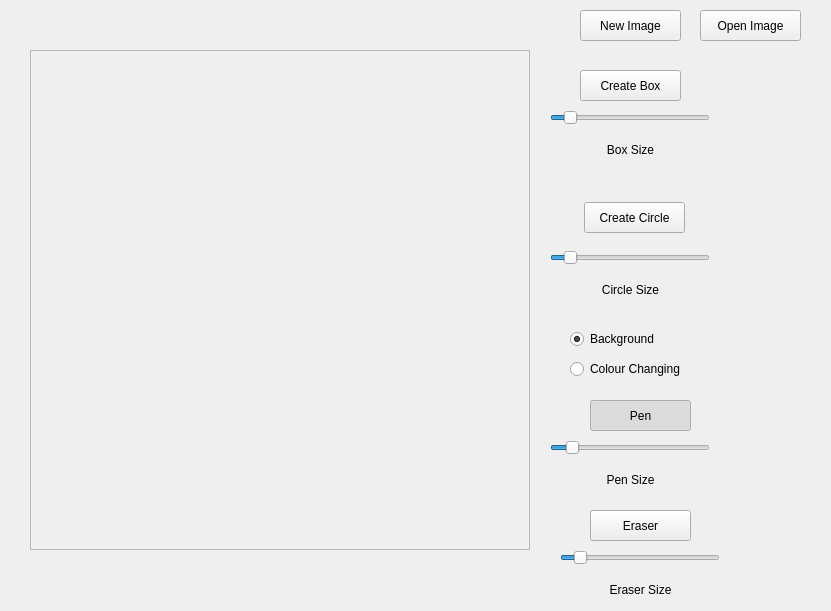
<?xml version="1.0" encoding="UTF-8"?>
<ui version="4.0">
 <class>Form</class>
 <widget class="QWidget" name="Form">
  <property name="geometry">
   <rect>
    <x>0</x>
    <y>0</y>
    <width>831</width>
    <height>611</height>
   </rect>
  </property>
  <property name="windowTitle">
   <string>Form</string>
  </property>
  <widget class="QPushButton" name="createBoxButton">
   <property name="geometry">
    <rect>
     <x>580</x>
     <y>70</y>
     <width>101</width>
     <height>31</height>
    </rect>
   </property>
   <property name="text">
    <string>Create Box</string>
   </property>
   <property name="checkable">
    <bool>true</bool>
   </property>
  </widget>
  <widget class="QSlider" name="createBoxSlider">
   <property name="geometry">
    <rect>
     <x>550</x>
     <y>110</y>
     <width>160</width>
     <height>16</height>
    </rect>
   </property>
   <property name="minimum">
    <number>1</number>
   </property>
   <property name="sliderPosition">
    <number>10</number>
   </property>
   <property name="orientation">
    <enum>Qt::Horizontal</enum>
   </property>
  </widget>
  <widget class="QPushButton" name="createCircleButton">
   <property name="geometry">
    <rect>
     <x>584</x>
     <y>202</y>
     <width>101</width>
     <height>31</height>
    </rect>
   </property>
   <property name="text">
    <string>Create Circle</string>
   </property>
   <property name="checkable">
    <bool>true</bool>
   </property>
  </widget>
  <widget class="QLabel" name="circleSizeLabel">
   <property name="geometry">
    <rect>
     <x>580</x>
     <y>280</y>
     <width>101</width>
     <height>20</height>
    </rect>
   </property>
   <property name="text">
    <string>Circle Size</string>
   </property>
   <property name="alignment">
    <set>Qt::AlignCenter</set>
   </property>
  </widget>
  <widget class="QPushButton" name="newImageButton">
   <property name="geometry">
    <rect>
     <x>580</x>
     <y>10</y>
     <width>101</width>
     <height>31</height>
    </rect>
   </property>
   <property name="text">
    <string>New Image</string>
   </property>
  </widget>
  <widget class="QLabel" name="penSizeLabel">
   <property name="geometry">
    <rect>
     <x>580</x>
     <y>470</y>
     <width>101</width>
     <height>20</height>
    </rect>
   </property>
   <property name="text">
    <string>Pen Size</string>
   </property>
   <property name="alignment">
    <set>Qt::AlignCenter</set>
   </property>
  </widget>
  <widget class="QFrame" name="frame">
   <property name="geometry">
    <rect>
     <x>30</x>
     <y>50</y>
     <width>500</width>
     <height>500</height>
    </rect>
   </property>
   <property name="frameShape">
    <enum>QFrame::StyledPanel</enum>
   </property>
   <property name="frameShadow">
    <enum>QFrame::Raised</enum>
   </property>
  </widget>
  <widget class="QSlider" name="createCircleSlider">
   <property name="geometry">
    <rect>
     <x>550</x>
     <y>250</y>
     <width>160</width>
     <height>16</height>
    </rect>
   </property>
   <property name="minimum">
    <number>1</number>
   </property>
   <property name="sliderPosition">
    <number>10</number>
   </property>
   <property name="orientation">
    <enum>Qt::Horizontal</enum>
   </property>
  </widget>
  <widget class="QLabel" name="boxSizeLabel">
   <property name="geometry">
    <rect>
     <x>580</x>
     <y>140</y>
     <width>101</width>
     <height>20</height>
    </rect>
   </property>
   <property name="text">
    <string>Box Size</string>
   </property>
   <property name="alignment">
    <set>Qt::AlignCenter</set>
   </property>
  </widget>
  <widget class="QSlider" name="penSizeSlider">
   <property name="geometry">
    <rect>
     <x>550</x>
     <y>440</y>
     <width>160</width>
     <height>16</height>
    </rect>
   </property>
   <property name="minimum">
    <number>1</number>
   </property>
   <property name="maximum">
    <number>20</number>
   </property>
   <property name="pageStep">
    <number>2</number>
   </property>
   <property name="value">
    <number>3</number>
   </property>
   <property name="sliderPosition">
    <number>3</number>
   </property>
   <property name="orientation">
    <enum>Qt::Horizontal</enum>
   </property>
  </widget>
  <widget class="QRadioButton" name="backgroundRadio">
   <property name="geometry">
    <rect>
     <x>570</x>
     <y>330</y>
     <width>111</width>
     <height>18</height>
    </rect>
   </property>
   <property name="text">
    <string>Background</string>
   </property>
   <property name="checked">
    <bool>true</bool>
   </property>
  </widget>
  <widget class="QRadioButton" name="colourChangingRadio">
   <property name="geometry">
    <rect>
     <x>570</x>
     <y>360</y>
     <width>151</width>
     <height>18</height>
    </rect>
   </property>
   <property name="text">
    <string>Colour Changing</string>
   </property>
  </widget>
  <widget class="QPushButton" name="penButton">
   <property name="geometry">
    <rect>
     <x>590</x>
     <y>400</y>
     <width>101</width>
     <height>31</height>
    </rect>
   </property>
   <property name="text">
    <string>Pen</string>
   </property>
   <property name="checkable">
    <bool>true</bool>
   </property>
   <property name="checked">
    <bool>true</bool>
   </property>
  </widget>
  <widget class="QPushButton" name="eraserButton">
   <property name="geometry">
    <rect>
     <x>590</x>
     <y>510</y>
     <width>101</width>
     <height>31</height>
    </rect>
   </property>
   <property name="text">
    <string>Eraser</string>
   </property>
   <property name="checkable">
    <bool>true</bool>
   </property>
   <property name="checked">
    <bool>false</bool>
   </property>
  </widget>
  <widget class="QLabel" name="eraserSizeLabel">
   <property name="geometry">
    <rect>
     <x>590</x>
     <y>580</y>
     <width>101</width>
     <height>20</height>
    </rect>
   </property>
   <property name="text">
    <string>Eraser Size</string>
   </property>
   <property name="alignment">
    <set>Qt::AlignCenter</set>
   </property>
  </widget>
  <widget class="QSlider" name="eraserSizeSlider">
   <property name="geometry">
    <rect>
     <x>560</x>
     <y>550</y>
     <width>160</width>
     <height>16</height>
    </rect>
   </property>
   <property name="minimum">
    <number>1</number>
   </property>
   <property name="sliderPosition">
    <number>10</number>
   </property>
   <property name="orientation">
    <enum>Qt::Horizontal</enum>
   </property>
  </widget>
  <widget class="QPushButton" name="openImageButton">
   <property name="geometry">
    <rect>
     <x>700</x>
     <y>10</y>
     <width>101</width>
     <height>31</height>
    </rect>
   </property>
   <property name="text">
    <string>Open Image</string>
   </property>
  </widget>
 </widget>
 <resources/>
 <connections/>
</ui>
